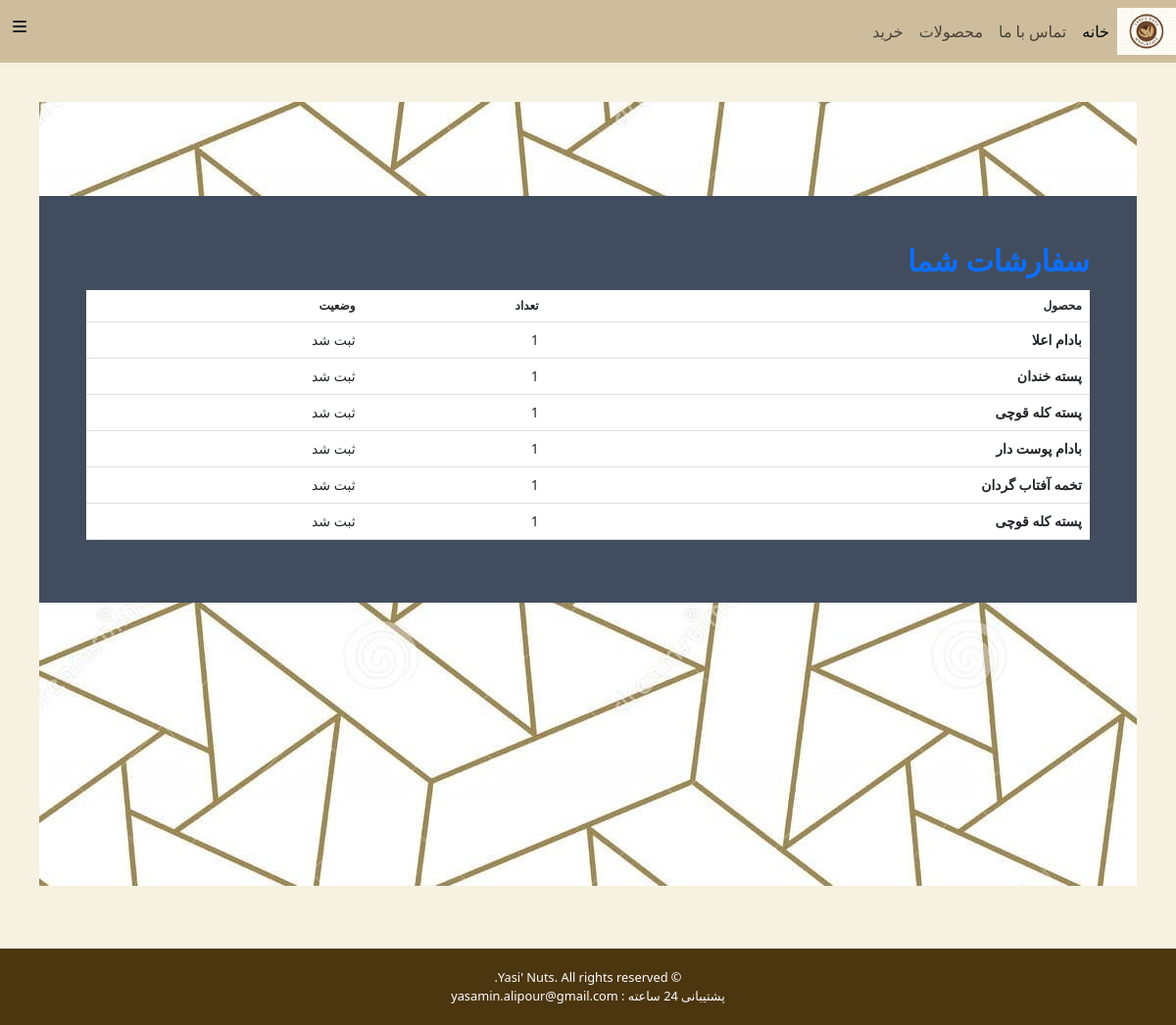
The app's page /orderList (signed in) with its own data.
### shop/models.py (models this page shows, shortened)
class Order(models.Model):
    username = models.ForeignKey(CustomUser, on_delete=models.CASCADE, verbose_name="سفارش دهنده")
    product = models.ForeignKey(InventoryProduct, on_delete=models.CASCADE, verbose_name="محصول")
    quantity = models.PositiveIntegerField(blank=False, verbose_name="تعداد")
    SUBMITTED = 'ثبت شد'
    READY_TO_SEND = 'آماده ارسال'
    STATUS_CHOICES = [
        (SUBMITTED, 'ثبت شد'),
        (READY_TO_SEND, 'آماده ارسال'),
    ]
    status = models.CharField(max_length=20, choices=STATUS_CHOICES, default=SUBMITTED, verbose_name="وضعیت")

class InventoryProduct(models.Model):
    name = models.ForeignKey(Product, on_delete=models.CASCADE, verbose_name="نام")
    inventory = models.ForeignKey(Inventory, on_delete=models.CASCADE, verbose_name="انبار")
    quantity = models.PositiveIntegerField(blank=False, verbose_name="تعداد")

class Product(models.Model):
    name = models.CharField(max_length=200, verbose_name="نام")
    price = models.IntegerField(verbose_name="قیمت")
    quantity = models.PositiveIntegerField(verbose_name="مقدار هر بسته به گرم")
    category = models.ForeignKey(Category, on_delete=models.CASCADE, verbose_name="دسته بندی")
    def __str__(self):
        return self.name

### shop/views.py (the view)
# urls.py: path('orderList', UserOrderListView.as_view(), name='orderList'),
class UserOrderListView(LoginRequiredMixin, ListView):
    model = Order
    template_name= 'userOrderList.html'
    def get_queryset(self):
        return Order.objects.filter(username=self.request.user)

### templates/userOrderList.html
{% extends 'base.html' %}
{% block content %}
<div class="p-5 space-y-3" style="background:#414d5e;">
        <div class="grow font-bold text-3xl text-primary">سفارشات شما</div>
    <div class="overflow-x-auto">
        <table class="table table-zebra">
          <thead>
            <tr>
              <th>محصول</th>
              <th>تعداد</th>
              <th>وضعیت</th>
            </tr>
          </thead>
          <tbody>
          {% for p in object_list %}
            <tr>
              <th>{{ p.product.name }}</th>
              <td>{{ p.quantity }}</td>
              <td>{{ p.status }}</td>
            </tr>
          {% endfor %}
          </tbody>
        </table>
      </div>
</div>
{% endblock content %}

### templates/base.html (shortened to what this page needs)
{% load static %}
<!DOCTYPE html>
<html lang="en">
  <head>
    <link rel="stylesheet" href="{% static 'css/base.css' %}">
    <link rel="stylesheet" href="{% static 'src/output.css' %}" />
    <link href="https://cdn.jsdelivr.net/npm/bootstrap@5.3.0/dist/css/bootstrap.min.css"
     rel="stylesheet">
    <nav class="navbar navbar-expand-lg navbar-light" style="background-color: #cdbd9d;" >
      <img src="../../../../static/image/logo.jpg" width="60" height="60" alt="shop Logo">
      <div class="collapse navbar-collapse" id="navbarNavAltMarkup">
        <div class="navbar-nav">
          <a class="nav-item nav-link active" href="{% url 'home' %}">خانه <span class="sr-only">(current)</span></a>
          <a class="nav-item nav-link" href="{% url 'contact' %}">تماس با ما</a>
          <a class="nav-item nav-link" href={% url 'list' %}>محصولات</a>
          {% if user.is_authenticated%}
             {% if user.is_superuser %}
                  <a class="nav-item nav-link" href="{% url 'account_control' %}">حساب کاربری</a>
             {% else%}
                 <a class="nav-item nav-link" href="{% url 'account_control' %}">خرید</a>
            {% endif%}
          {% else%}
          <button class="btn-login" onclick="window.location.href='{% url 'login' %}'">ورود</a></button>
          {% endif %}
        </div>
      </div>
      {% if user.is_authenticated%}
      <div class="dropdown dropdown-end"  >
        <label tabindex="0" class="btn btn-ghost" ><i class="fa-solid fa-bars"></i></label>
      </div>
      {% endif%}
    </nav>
  </head>
  <body dir="rtl">
    <div class="wrapper" style="background-image: url('../static/image/backg.jpg'); margin:40px;" >
      <br>
      <br>
      <br>
      <div >
        <br>
    {% block content %}
    {% endblock content %}
      </div>
  </div>
<br>
    <footer style="background-color: #4c3610;
    color: #fff;">
      <p>&copy; Yasi' Nuts. All rights reserved.</p>
      <p>پشتیبانی 24 ساعته : yasamin.alipour@gmail.com</p>
    </footer>
  </body>
</html>

### static/css/base.css (style rules this page uses)
html, body { background-color: #f6f1e0 !important; height: 100%; }
.wrapper { min-height: 100%; display: flex; flex-direction: column; }
p { font-size: 18px; margin-bottom: 40px; }
footer { background-color: #4c3610; color: #fff; text-align: center; padding: 20px; }
footer p { font-size: 0.8rem; margin-bottom: 0; }
.btn { display: inline-block; padding: 10px 20px; font-size: 16px; font-weight: bold; color: #fff; background-color: #4a5568; border: none; border-radius: 5px; transition: background-color 0.2s ease-in-out; }

### records on screen
Order: product.name "بادام اعلا", quantity "1", status "ثبت شد"
Order: product.name "پسته خندان", quantity "1", status "ثبت شد"
Order: product.name "پسته کله قوچی", quantity "1", status "ثبت شد"
Order: product.name "بادام پوست دار", quantity "1", status "ثبت شد"
Order: product.name "تخمه آفتاب گردان", quantity "1", status "ثبت شد"
Order: product.name "پسته کله قوچی", quantity "1", status "ثبت شد"
